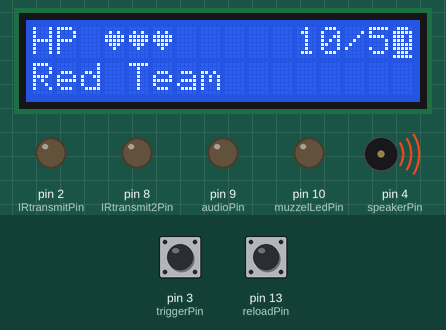
The sketch below on a simulated Arduino Uno, built with avr-gcc and run on an emulated ATmega328P. Parts: 16×2 character LCD, output pins drawn as LEDs (lit = HIGH), buzzer (waves = sounding). The inputs (shaded band) are chosen by the test bench; at power-on: pin 3 (triggerPin) LOW, pin 13 (reloadPin) LOW. Random numbers use the default seed unless the sketch sets one; pins used as bus, display or sensor lines are not drawn; what the sketch prints to the serial monitor is not drawn.

Above: at 3.1 s.
At 6.7 s:
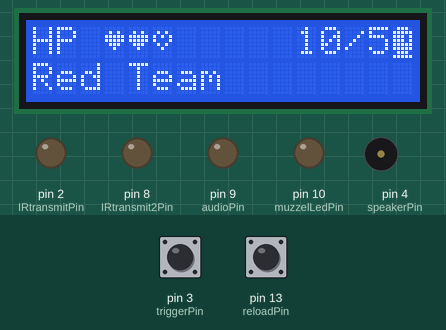
6.8 s: pin 3 (triggerPin) pulsed HIGH 2 times (0.12 s each, 0.3 s apart)
At 7.23 s:
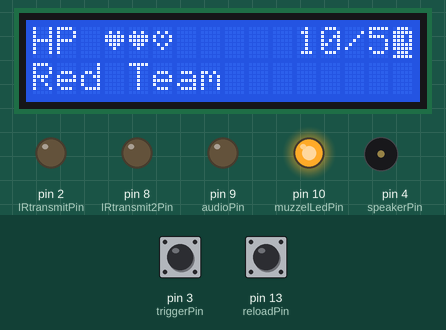
8.9 s: pin 13 (reloadPin) pulsed HIGH 2 times (0.12 s each, 0.3 s apart)
At 10.7 s:
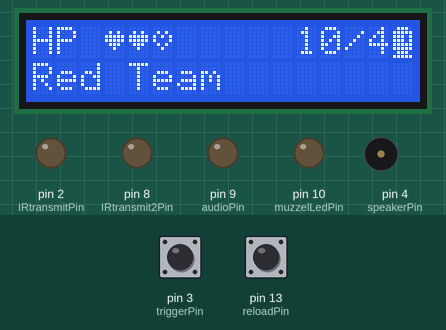
Timing chart, 0 to 12.2 s (numbered marks = the images above; inputs shaded):
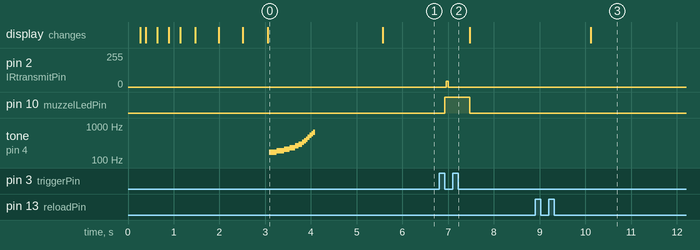

Measured:
- after the input at 6.8 s, pin 2 (IRtransmitPin): 0/255 → 44/255 after 0.16 s, → 0/255 0.04 s later; pin 10 (muzzelLedPin): LOW → HIGH after 0.12 s, → LOW 0.55 s later
- after the input at 8.9 s, the display: changes after 1.2 s (image 3)

The sketch:

Pistol.ino
```cpp
// (licence header left out)
//Includes for 16x2 LCD
#include <Wire.h>
#include <LiquidCrystal_I2C.h>
// Set the LCD address to 0x3f for a 16 chars and 2 line display
LiquidCrystal_I2C lcd(0x3f, 16, 2);

// Digital IO's
//pin 0
//pin 1
byte IRtransmitPin          = 2;      // Primary fire mode IR transmitter pin: Use pins 2,4,7,8,12 or 13. DO NOT USE PWM pins!! More info: http://j44industries.blogspot.com/2009/09/arduino-frequency-generation.html#more
byte triggerPin             = 3;      // Push button for primary fire. Low = pressed
byte speakerPin             = 4;      // Direct output to piezo sounder/speaker
//byte ammoPin                = 5;      // An analogue output (PWM) level corresponds to remaining ammunition. Use PWM pin: 3,5,6,9,10 or 11.  //Commented out cause no lights
//byte lifePin                = 6;      // An analogue output (PWM) level corresponds to remaining life. Use PWM pin: 3,5,6,9,10 or 11. Can be used to drive LED bar graphs. eg LM3914N ////Commented out cause no lights
//byte hitPin                 = 7;      // LED output pin used to indicate when the player has been hit. //commented out cause no lights
byte IRtransmit2Pin         = 8;      // Secondary fire mode IR transmitter pin:  Use pins 2,4,7,8,12 or 13. DO NOT USE PWM pins!!
byte audioPin               = 9;      // Audio Trigger. Can be used to set off sounds recorded in the kind of electronics you can get in greetings card that play a custom message.
byte muzzelLedPin           = 10;     // Flashes when a shot is fired simulating muzzel flash
byte IRreceive2Pin          = 11;     // Allows for checking external sensors are attached as well as distinguishing between sensor locations (eg spotting head shots)
byte IRreceivePin           = 12;     // The pin that incoming IR signals are read from
byte reloadPin              = 13;     // Push button for reload function. Low = pressed


// Minimum gun requirements: trigger, receiver, IR led, piezo speaker.

// Player and Game details
byte myTeamID               = 1;      // 1-7 (0 = system message)
byte myPlayerID             = 3;      // 1 - 31 (0 = team base)
byte myGameID               = 0;      // Interprited by configureGane subroutine; allows for quick change of game types.
byte myWeaponID             = 0;      // Deffined by gameType and configureGame subroutine.
byte myWeaponDamage         = 0;      // Deffined by gameType and configureGame subroutine.
byte maxAmmo                = 0;      // Deffined by gameType and configureGame subroutine.
byte maxAmmoClips           = 0;      // Deffined by gameType and configureGame subroutine.
byte maxHp                  = 0;      // Deffined by gameType and configureGame subroutine.
byte automatic              = 0;      // Deffined by gameType and configureGame subroutine. Automatic fire 0 = Semi Auto, 1 = Fully Auto.
byte automatic2             = 0;      // Deffined by gameType and configureGame subroutine. Secondary fire auto?

//Incoming signal Details
int received[18];                     // Received data: received[0] = which sensor, received[1] - [17] byte1 byte2 parity (Miles Tag structure)
int check                   = 0;      // Variable used in parity checking

// Stats
byte ammo                   = 0;      // Current ammunition
byte clips                  = 0;      // Current Clips (each clip contains max ammo)
byte hp                     = 0;      // Current hp
bool alive                  = true;   // set alive
long shotFired              = 0;      // Count of shots fired, could be used to calc accuracy ect later

// Code Variables
int timeOut                 = 0;      // Deffined in frequencyCalculations (IRpulse + 50)
byte FIRE                   = 0;      // 0 = don't fire, 1 = Primary Fire, 2 = Secondary Fire
byte RELOAD                 = 0;      // 0 = dont reload, 1 = reload
byte triggerRead            = 0;      // Trigger Reading
byte lastTriggerRead        = 0;      // Last Trigger Reading
byte reloadRead             = 0;      // Trigger 2 Reading (For reload)
byte lastReloadRead         = 0;      // Last Trigger 2 Reading (For secondary fire)

// Signal Properties
int IRpulse                 = 600;    // Basic pulse duration of 600uS MilesTag standard 4*IRpulse for header bit, 2*IRpulse for 1, 1*IRpulse for 0.
int IRfrequency             = 38;     // Frequency in kHz Standard values are: 38kHz, 40kHz. Choose dependant on your receiver characteristics
int IRt                     = 0;      // LED on time to give correct transmission frequency, calculated in setup.
int IRpulses                = 0;      // Number of oscillations needed to make a full IRpulse, calculated in setup.
int header                  = 4;      // Header lenght in pulses. 4 = Miles tag standard
int maxSPS                  = 10;     // Maximum Shots Per Seconds. Not yet used.
int TBS                     = 0;      // Time between shots. Not yet used.

// Transmission data
int byte1[8];                         // String for storing byte1 of the data which gets transmitted when the player fires.
int byte2[8];                         // String for storing byte1 of the data which gets transmitted when the player fires.
int myParity                = 0;      // String for storing parity of the data which gets transmitted when the player fires.

// Received data
int memory                  = 25;     // Number of signals to be recorded: Allows for the game data to be reviewed after the game, no provision for transmitting / accessing it yet though.
int hitNo                   = 0;      // Hit number
// Byte1
int player[25];                      // Array must be as large as memory
int team[25];                        // Array must be as large as memory
// Byte2
int weapon[25];                      // Array must be as large as memory
int damage[25];                          // Array must be as large as memory
int parity[25];                      // Array must be as large as memory

long historyCount           = 0;

void setup() {
  // Serial coms set up to help with debugging.
  Serial.begin(9600);
  Serial.println("Startup...");


  // Pin declarations
  pinMode(triggerPin, INPUT);
  pinMode(reloadPin, INPUT);
  pinMode(speakerPin, OUTPUT);
  pinMode(audioPin, OUTPUT);
  pinMode(IRtransmitPin, OUTPUT);
  pinMode(IRtransmit2Pin, OUTPUT);
  pinMode(IRreceivePin, INPUT);
  pinMode(IRreceive2Pin, INPUT);
  pinMode(muzzelLedPin, OUTPUT);

  frequencyCalculations();   // Calculates pulse lengths etc for desired frequency
  configureGame();           // Look up and configure game details
  tagCode();                 // Based on game details etc works out the data that will be transmitted when a shot is fired

  //digitalWrite(triggerPin, HIGH);      // Not really needed if your circuit has the correct pull up resistors already but doesn't harm
  //digitalWrite(reloadPin, HIGH);     // Not really needed if your circuit has the correct pull up resistors already but doesn't harm

  //output gun data
  Serial.print("Team: ");           Serial.println(myTeamID);
  Serial.print("Player: ");         Serial.println(myPlayerID);
  Serial.print("myWeaponHP: ");     Serial.println(myWeaponDamage);
  Serial.print("maxAmmo: ");        Serial.println(maxAmmo);
  Serial.print("maxAmmoClips: ");   Serial.println(maxAmmoClips);
  Serial.print("maxHP: ");          Serial.println(maxHp);
  Serial.println();
  Serial.print("Ammo: ");           Serial.print(ammo);
  Serial.print(" Clips: ");         Serial.print(clips);
  Serial.print(" HP: ");            Serial.println(hp);
  Serial.println("Ready....");
  Serial.println();

  // initialize the LCD
  initaliseLCD();
  updateLCD();

  revive();


  delay(1500);
  hp--;
  updateLCD();

}


void loop(){
  //receiveIR();

  if(FIRE != 0) {
    shoot();
  } else if(RELOAD !=0) {
    reload();
  }

  buttonCheck();

  //debugging history info
  /*historyCount++;
  if(historyCount >= 500000) {
    outputCombatHistory();
    historyCount = 0;
  }*/

}


// SUB ROUTINES

void revive() {
  playRevive();
  alive = true;
  hp = maxHp;
}

void reload(){
  if(RELOAD == 1){
    if(clips == 0){//check we have enough clips
      noClips();
    } else {
      ammo = maxAmmo;
      clips = clips - 1;

      Serial.print("Reloading... Ammo: ");
      Serial.print(ammo);
      Serial.print(" / Clips: ");
      Serial.println(clips);

      playReload();
      updateLCD();
    }
  }

  RELOAD = 0;
  FIRE = 0;
}

void shoot() {
  if(FIRE == 1){ // Has the trigger been pressed?
    digitalWrite(muzzelLedPin, HIGH); //turn muzzle flash light on
    shotFired++; //increase shot count
    Serial.print("Shooting...");
    fireIR();
    playGunShot();
    ammo = ammo - 1;
    Serial.print(" Ammo:");
    Serial.println(ammo);

    updateLCD();

    digitalWrite(muzzelLedPin, LOW); //turn muzzle flash light off
  }

  /*if(FIRE == 2){ // Where a secondary fire mode would be added
    Serial.println("FIRE 2");
    sendPulse(IRtransmitPin, 4); // Header
    Serial.println("DONE 2");
  }*/

  RELOAD = 0;
  FIRE = 0;
}

void buttonCheck() { // Checks to see if the buttons have been presses

  //Trigger
  lastTriggerRead = triggerRead;       // Records previous state. trigger button
  triggerRead = digitalRead(triggerPin);      // Looks up current trigger button state
  // Code looks for changes in trigger state to give it a semi automatic shooting behaviour
  if(triggerRead != lastTriggerRead && triggerRead == LOW){
    FIRE = 1;
    Serial.println("Trigger press");
  }
  /*if(TR == LOW && automatic == 1){
    FIRE = 1;
  }
  if(T2R == LOW && automatic2 == 1){
    FIRE = 2;
  }*/
  if(FIRE == 1 || FIRE == 2){
    if(!alive){FIRE = 0; dead();}
    if(ammo < 1){FIRE = 0; noAmmo();}
    // Fire rate code to be added here
  }

  //Reload
  lastReloadRead = reloadRead;     // Records previous state. reload button
  reloadRead = digitalRead(reloadPin);    // Looks up current reload button state
  if(reloadRead != lastReloadRead && reloadRead == LOW){
    RELOAD = 1;
    Serial.println("Reload press");
  }
  if(RELOAD == 1){
    if(!alive){RELOAD = 0; dead();}
    if(clips < 1){RELOAD = 0; noClips();}
  }
}

void dead() { // void determines what the tagger does when it is out of lives
  playDead();
  alive = false;

  Serial.println("DEAD");
}

void noClips() { // Make some noise and flash some lights when out of clips
  playNoClips();
  Serial.print("OUT OF CLIPS... Ammo: ");
  Serial.print(ammo);
  Serial.print(" / Clips:");
  Serial.println(clips);
}

void noAmmo() { // Make some noise and flash some lights when out of ammo
  playNoAmmo();
  Serial.print("OUT OF AMMO... Ammo: ");
  Serial.print(ammo);
  Serial.print(" / Clips:");
  Serial.println(clips);
}


void hit() { // Make some noise and flash some lights when you get shot
  if(hp > 0) { //check we have the HP to loose
    if(hp >= damage[hitNo]) { //we have enough life to take the hit
      hp = hp - damage[hitNo];
    } else {//we dont have enough life left to soak the hit so we will just go to 0 life
      hp = 0;
    }
    playHit();
  } else { //we are already dead dont deduct further life else we will loop to having 255 life
    dead();
  }

  Serial.print("HP: ");
  Serial.println(hp);

}

void outputCombatHistory() {
  Serial.println("");
  Serial.println("Combat History");

  for(int i = 0; i <= hitNo -1; i++) {
    Serial.print("Hit No: ");
    Serial.print(i);
    Serial.print("  Player: ");
    Serial.print(player[i]);
    Serial.print("  Team: ");
    Serial.print(team[i]);
    Serial.print("  Weapon: ");
    Serial.print(weapon[i]);
    Serial.print("  Damage: ");
    Serial.print(damage[i]);
    Serial.print("  Parity: ");
    Serial.println(parity[i]);
  }

  Serial.println("End Combat History");
  Serial.println("");
}
```

Buzzer_Sounds.ino
```cpp
void playAmmo(){ //noise played when checking how much ammo you have
  if(ammo == 0){playNoAmmo();}
  else{
    for (byte i = 0; i < ammo; i++) {
      delay(100);
      playTone(500, 100);
    }
  }
}

void playDead() { //noise is played when die and when actions taken while dead
  for (int i = 1;i < 254;i++) {
    playTone((1000+9*i), 2);
  }
}

void playReload() { //noise is played when reloading
  for (int i = 100;i > 0;i--) {
    playTone((3000-9*i), 2);
  }
  delay(50);
  for (int i = 1;i < 100;i++) {
    playTone((3000-9*i), 2);
  }
}

void playRevive() { //noise is played when revived
  for (int i = 1;i < 254;i++) {
    playTone((3000-9*i), 2);
  }
}

void playHit() { //noise is played when alive and hit
  playTone(500, 500);
}

void playNoAmmo() { //noise is played when there is no ammo left in the clip
  playTone(500, 100);
  playTone(1000, 100);
}

void playNoClips() { //noise is played when there is no clips left
  playTone(500, 100);
  delay(100);
  playTone(500, 100);
  delay(100);
  playTone(1000, 100);
}

void playGunShot()  { //noise is played when the gun is fired
  int low = 700;
  int high = 1300;
  unsigned long time = millis();
  while(millis() - time <= 500)  {
    tone(speakerPin, random(low, high));
  }
  noTone(speakerPin);
}

//function for playing tones
void playTone(int tone, int duration) { // A sub routine for playing tones like the standard arduino melody example
  for (long i = 0; i < duration * 1000L; i += tone * 2) {
    digitalWrite(speakerPin, HIGH);
    delayMicroseconds(tone);
    digitalWrite(speakerPin, LOW);
    delayMicroseconds(tone);
  }
}
```

Player_Name.ino
```cpp
//byte myPlayerID             = 3;      // 1 - 31 (0 = team base)

/*       Teams   1-7 (0 = system message) myTeamID
 *   0 - System
 *   1 - Red
 *   2 - Blue
 *   3 - Green
 */
String getTeamName(byte _teamID) {
  switch (_teamID) {
    case 0:
      return "System";
      break;
    case 1:
      return "Red";
      break;
    case 2:
      return "Blue";
      break;
    case 3:
      return "Green";
      break;
    default:
      return "Error";
      break;
  }
  return "Error";
}
/*
             Team 0   --System Controller--
Player 0 - Respawn - any player on their pre assigned team
Player 1 - Full Health - any player
Player 2 - Full Ammo - any player
Player 3 - Repair Item - any player


             Team 1   --RED--
Player 0 - Respawn
Player 1 - Full Health
Player 2 - Full Ammo
Player 3 - Repair Item


             Team 2   --BLUE--
Player 0 - Respawn
Player 1 - Full Health
Player 2 - Full Ammo
Player 3 - Repair Item


*/
```

Game_Config.ino
```cpp
void configureGame() { // Where the game characteristics are stored, allows several game types to be recorded and you only have to change one variable (myGameID) to pick the game.
  if(myGameID == 0){//pistol
    myWeaponID = 1;
    maxAmmo = 10;
    ammo = 10;
    maxAmmoClips = 5;
    clips = 5;
    maxHp = 3;
    hp = 3;
    myWeaponDamage = 1;
  }

  if(myGameID == 1){//Semi Auto AR
    myWeaponID = 1;
    maxAmmo = 30;
    ammo = 30;
    maxAmmoClips = 3;
    clips = 3;
    maxHp = 10;
    hp = 10;
    myWeaponDamage = 2;
  }
}
```

LCD.ino
```cpp
//Custom Characters for LCD

uint8_t bell[8]  = {0x4,0xe,0xe,0xe,0x1f,0x0,0x4};
uint8_t emptyHeart[8]  = {0x00,0x0A,0x15,0x11,0x0A,0x04,0x00,0x00};
uint8_t cross[8] = {0x04,0x04,0x1F,0x04,0x04,0x04,0x04,0x00};
uint8_t flag[8] = {0x1C,0x1F,0x1F,0x13,0x10,0x10,0x10,0x00};
uint8_t clip[8]  = {0x1C,0x14,0x14,0x12,0x0A,0x0A,0x0F,0x00};
uint8_t heart[8] = {0x0,0xa,0x1f,0x1f,0xe,0x4,0x0};
uint8_t crosshair[8] = {0x00, 0x0E, 0x15, 0x1F, 0x15, 0x0E, 0x00, 0x00};
uint8_t bullet[8] = {0x0E, 0x1F, 0x1D, 0x1D, 0x1F, 0x1F, 0x0E, 0x1F};

void initaliseLCD(){
  // initialize the LCD
  lcd.init();
  lcd.begin(16, 2);
  delay(100);
  lcd.blink();
  lcd.clear();
  lcd.backlight();

  lcd.print("Startup");    delay(250);    lcd.print('.');    delay(250);    lcd.print('.');    delay(250);    lcd.print('.');    delay(250);

  lcd.createChar(0, bell);
  lcd.createChar(1, emptyHeart);
  lcd.createChar(2, cross);
  lcd.createChar(3, flag);
  lcd.createChar(4, clip);
  lcd.createChar(5, heart);
  lcd.createChar(6, crosshair);
  lcd.createChar(7, bullet);
  lcd.home();

  lcd.clear();
  lcd.print("Team:"                 + String(myTeamID));
  lcd.setCursor(0, 1);
  lcd.print("Player:"               + String(myPlayerID));
  delay(500);

  lcd.clear();
  lcd.print("myWeaponHP:"           + String(myWeaponDamage));
  lcd.setCursor(0, 1);
  lcd.print("maxAmmo:"              + String(maxAmmo));
  delay(500);

  lcd.clear();
  lcd.print("maxAmmoClips:"         + String(maxAmmoClips));
  lcd.print("maxHP:"                + String(maxHp));
  delay(500);
  lcd.noBlink();
}

void updateLCD(){
  //check we are not dead

  //clear screen
  lcd.clear();
  lcd.home();

  lcd.print("HP ");
  for(int i=1; i<=maxHp; i++){
    if(i <= hp){lcd.write(5);}
    else{lcd.write(1);}
  }

  lcd.print("     ");
  lcd.print(String(ammo) + '/' + String(clips)); lcd.write(7);
  //lcd.setCursor(15, 0);

  lcd.setCursor(0, 1);
  lcd.print(getTeamName(myTeamID) + " Team");

}
```

Source omitted: IR_Send_Recieve.ino (8057 bytes)
